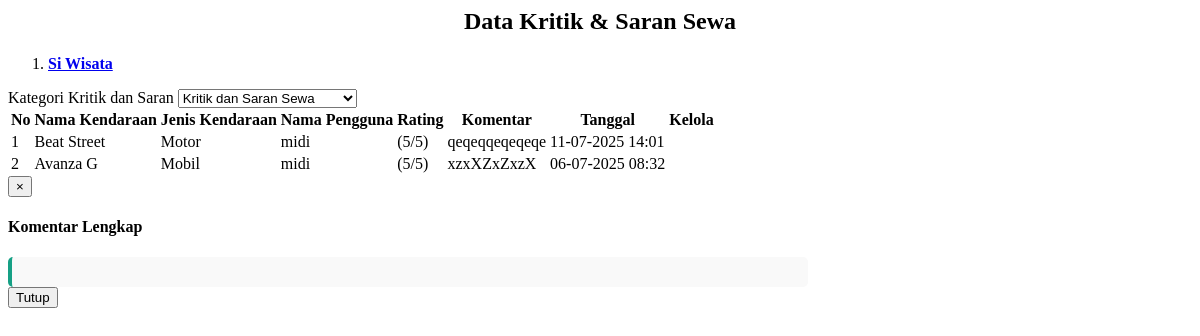
The page /admin/sewa/data_kritik_sewa.php on the database its author committed.
### tables this page shows
CREATE TABLE `tb_feedback_sewa` (
  `id_feedback` int(11) NOT NULL,
  `id_motor` int(11) DEFAULT NULL,
  `id_pengguna` int(11) DEFAULT NULL,
  `rating` int(11) DEFAULT NULL,
  `komentar` text DEFAULT NULL,
  `tanggal` datetime DEFAULT NULL
);

CREATE TABLE `tb_motor` (
  `id_motor` int(11) NOT NULL,
  `nama_motor` varchar(100) NOT NULL,
  `jenis_kendaraan` enum('Motor','Mobil') NOT NULL,
  `merk` varchar(50) NOT NULL,
  `tahun` year(4) NOT NULL,
  `warna` varchar(30) NOT NULL,
  `harga_sewa` decimal(10,2) NOT NULL,
  `kecamatan` varchar(50) NOT NULL,
  `kabupaten` varchar(50) NOT NULL,
  `provinsi` varchar(50) NOT NULL,
  `fasilitas` text DEFAULT NULL,
  `gambar` varchar(255) DEFAULT NULL,
  `tanggal_upload` timestamp NOT NULL DEFAULT current_timestamp(),
  `nama_kontak` varchar(100) NOT NULL,
  `no_telepon` varchar(20) NOT NULL
);

CREATE TABLE `tb_pengguna` (
  `id_pengguna` int(11) NOT NULL,
  `nama_pengguna` varchar(20) NOT NULL,
  `username` varchar(20) NOT NULL,
  `password` varchar(35) NOT NULL,
  `level` enum('Administrator','pengguna','','') NOT NULL,
  `alamat` varchar(100) DEFAULT NULL,
  `no_hp` varchar(20) DEFAULT NULL
);

### admin/sewa/data_kritik_sewa.php (the view, shortened to what this page needs)
<?php
include "inc/koneksi.php";
?>
<section class="content-header">
    <h1 style="text-align:center;">Data Kritik & Saran Sewa</h1>
    <ol class="breadcrumb">
        <li>
            <a href="index.php">
                <b>Si Wisata</b>
            </a>
        </li>
    </ol>
</section>
<section class="content">
    <div class="box box-primary">
        <div class="box-body">
            <div class="row">
                <div class="col-md-4">
                    <div class="form-group">
                        <label>Kategori Kritik dan Saran</label>
                        <select name="kategori" id="kategori" class="form-control" onchange="redirectToCategory(this.value)">
                            <option value="sewa" selected>Kritik dan Saran Sewa</option>
                        </select>
                    </div>
                </div>
            </div>
        </div>
        <div class="box-body">
            <div class="table-responsive">
                <table id="example1" class="table table-bordered table-striped">
                    <thead>
                        <tr>
                            <th>No</th>
                            <th>Nama Kendaraan</th>
                            <th>Jenis Kendaraan</th>
                            <th>Nama Pengguna</th>
                            <th>Rating</th>
                            <th>Komentar</th>
                            <th>Tanggal</th>
                            <th>Kelola</th>
                        </tr>
                    </thead>
                    <tbody>
                        <?php
                        $no = 1;
                        $sql_query = "SELECT
                            fs.id_feedback,
                            fs.id_motor,
                            fs.id_pengguna,
                            fs.rating,
                            fs.komentar,
                            fs.tanggal,
                            m.nama_motor,
                            m.jenis_kendaraan,
                            p.nama_pengguna
                            FROM tb_feedback_sewa fs
                            LEFT JOIN tb_motor m ON fs.id_motor = m.id_motor
                            LEFT JOIN tb_pengguna p ON fs.id_pengguna = p.id_pengguna
                            WHERE fs.id_motor IS NOT NULL
                            ORDER BY fs.tanggal DESC";
                        $sql = $koneksi->query($sql_query);
                        if ($sql === false) {
                            echo "<tr><td colspan='8' class='text-center text-danger'>";
                            echo "<strong>Error dalam mengambil data:</strong><br>";
                            echo "Query Error: " . htmlspecialchars($koneksi->error) . "<br>";
                            echo "Silakan periksa struktur database atau hubungi administrator.";
                            echo "</td></tr>";
                        } else {
                            if ($sql->num_rows > 0) {
                                while ($data = $sql->fetch_assoc()) {
                                    $rating = intval($data['rating']);
                                    $stars = '';
                                    for ($i = 1; $i <= 5; $i++) {
                                        if ($i <= $rating) {
                                            $stars .= '<i class="fa fa-star text-warning"></i>';
                                        } else {
                                            $stars .= '<i class="fa fa-star-o text-muted"></i>';
                                        }
                                    }
                                    $stars .= ' (' . $rating . '/5)';
                                    $komentar = htmlspecialchars($data['komentar']);
                                    $komentar_pendek = strlen($komentar) > 100 ? substr($komentar, 0, 100) . '...' : $komentar;
                                ?>
                                <tr>
                                    <td><?= $no++; ?></td>
                                    <td><?= htmlspecialchars($data['nama_motor'] ?? 'Kendaraan Tidak Ditemukan'); ?></td>
                                    <td><?= htmlspecialchars($data['jenis_kendaraan'] ?? 'Tidak Diketahui'); ?></td>
                                    <td><?= htmlspecialchars($data['nama_pengguna'] ?? 'Pengguna Tidak Ditemukan'); ?></td>
                                    <td><?= $stars; ?></td>
                                    <td>
                                        <span class="komentar-pendek"><?= $komentar_pendek; ?></span>
                                    </td>
                                    <td><?= date('d-m-Y H:i', strtotime($data['tanggal'])); ?></td>
                                    <td>
                                    </td>
                                </tr>
                                <?php
                                }
                            } else {
                                echo "<tr><td colspan='8' class='text-center text-muted'>";
                                echo "<i class='fa fa-info-circle'></i> Belum ada data kritik dan saran untuk kategori sewa.";
                                echo "</td></tr>";
                            }
                        }
                        ?>
                    </tbody>
                </table>
            </div>
        </div>
    </div>
</section>
<div class="modal fade" id="commentModal" tabindex="-1" role="dialog">
    <div class="modal-dialog modal-lg" role="document">
        <div class="modal-content">
            <div class="modal-header">
                <button type="button" class="close" data-dismiss="modal">&times;</button>
                <h4 class="modal-title" id="commentModalTitle">Komentar Lengkap</h4>
            </div>
            <div class="modal-body">
                <div id="fullCommentText" style="line-height: 1.6; padding: 15px; background-color: #f9f9f9; border-radius: 5px; border-left: 4px solid #16a085;"></div>
            </div>
            <div class="modal-footer">
                <button type="button" class="btn btn-default" data-dismiss="modal">Tutup</button>
            </div>
        </div>
    </div>
</div>

### admin/sewa/data_kritik_sewa.php (style rules this page uses)
.komentar-pendek { display: inline-block; max-width: 100%; word-wrap: break-word; }
#commentModal .modal-dialog { width: 80%; max-width: 800px; }

### rows shown on the page
tb_feedback_sewa: id_motor.nama_motor "Beat Street", id_motor.jenis_kendaraan "Motor", id_pengguna.nama_pengguna "midi", stars "(5/5)", komentar "qeqeqqeqeqeqe", tanggal "11-07-2025 14:01"
tb_feedback_sewa: id_motor.nama_motor "Avanza G", id_motor.jenis_kendaraan "Mobil", id_pengguna.nama_pengguna "midi", stars "(5/5)", komentar "xzxXZxZxzX", tanggal "06-07-2025 08:32"
